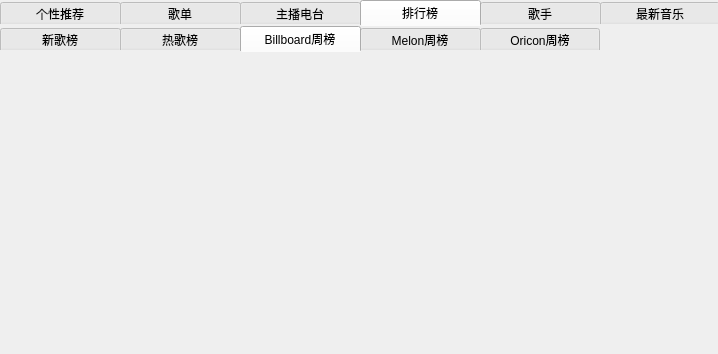
<?xml version="1.0" encoding="UTF-8"?>
<ui version="4.0">
 <class>FindMusicWidget</class>
 <widget class="QWidget" name="FindMusicWidget">
  <property name="geometry">
   <rect>
    <x>0</x>
    <y>0</y>
    <width>718</width>
    <height>354</height>
   </rect>
  </property>
  <property name="sizePolicy">
   <sizepolicy hsizetype="Preferred" vsizetype="Preferred">
    <horstretch>0</horstretch>
    <verstretch>0</verstretch>
   </sizepolicy>
  </property>
  <property name="minimumSize">
   <size>
    <width>718</width>
    <height>354</height>
   </size>
  </property>
  <property name="maximumSize">
   <size>
    <width>718</width>
    <height>354</height>
   </size>
  </property>
  <property name="windowTitle">
   <string>Form</string>
  </property>
  <layout class="QHBoxLayout" name="horizontalLayout_3">
   <property name="leftMargin">
    <number>0</number>
   </property>
   <property name="topMargin">
    <number>0</number>
   </property>
   <property name="rightMargin">
    <number>0</number>
   </property>
   <property name="bottomMargin">
    <number>0</number>
   </property>
   <item>
    <widget class="QTabWidget" name="BaseWidget">
     <property name="autoFillBackground">
      <bool>true</bool>
     </property>
     <property name="styleSheet">
      <string notr="true">QTabWidget::pane{
	border:none;
}

QTabBar::tab{
	width:120px;
}</string>
     </property>
     <property name="tabPosition">
      <enum>QTabWidget::North</enum>
     </property>
     <property name="tabShape">
      <enum>QTabWidget::Rounded</enum>
     </property>
     <property name="currentIndex">
      <number>3</number>
     </property>
     <property name="elideMode">
      <enum>Qt::ElideNone</enum>
     </property>
     <property name="usesScrollButtons">
      <bool>false</bool>
     </property>
     <property name="documentMode">
      <bool>false</bool>
     </property>
     <property name="tabsClosable">
      <bool>false</bool>
     </property>
     <property name="movable">
      <bool>false</bool>
     </property>
     <property name="tabBarAutoHide">
      <bool>true</bool>
     </property>
     <widget class="DisplayResult" name="Recommend">
      <attribute name="title">
       <string>个性推荐</string>
      </attribute>
     </widget>
     <widget class="QWidget" name="MusicTable">
      <attribute name="title">
       <string>歌单</string>
      </attribute>
     </widget>
     <widget class="QWidget" name="TVWidget">
      <attribute name="title">
       <string>主播电台</string>
      </attribute>
     </widget>
     <widget class="QWidget" name="RankWidget">
      <attribute name="title">
       <string>排行榜</string>
      </attribute>
      <layout class="QHBoxLayout" name="horizontalLayout_4">
       <property name="spacing">
        <number>0</number>
       </property>
       <property name="leftMargin">
        <number>0</number>
       </property>
       <property name="topMargin">
        <number>0</number>
       </property>
       <property name="rightMargin">
        <number>0</number>
       </property>
       <property name="bottomMargin">
        <number>0</number>
       </property>
       <item>
        <widget class="QTabWidget" name="InRankWidget">
         <property name="currentIndex">
          <number>2</number>
         </property>
         <widget class="DisplayResult" name="NewSongRank">
          <attribute name="title">
           <string>新歌榜</string>
          </attribute>
         </widget>
         <widget class="DisplayResult" name="HotSongRank">
          <attribute name="title">
           <string>热歌榜</string>
          </attribute>
         </widget>
         <widget class="DisplayResult" name="BillboardRank">
          <attribute name="title">
           <string>Billboard周榜</string>
          </attribute>
         </widget>
         <widget class="DisplayResult" name="MelonRank">
          <attribute name="title">
           <string>Melon周榜</string>
          </attribute>
         </widget>
         <widget class="DisplayResult" name="OriconRank">
          <attribute name="title">
           <string>Oricon周榜</string>
          </attribute>
         </widget>
        </widget>
       </item>
      </layout>
     </widget>
     <widget class="QWidget" name="SingerWidget">
      <attribute name="title">
       <string>歌手</string>
      </attribute>
     </widget>
     <widget class="QWidget" name="NewMusicWidget">
      <attribute name="title">
       <string>最新音乐</string>
      </attribute>
      <layout class="QHBoxLayout" name="horizontalLayout">
       <property name="spacing">
        <number>0</number>
       </property>
       <property name="leftMargin">
        <number>0</number>
       </property>
       <property name="topMargin">
        <number>0</number>
       </property>
       <property name="rightMargin">
        <number>0</number>
       </property>
       <property name="bottomMargin">
        <number>0</number>
       </property>
       <item>
        <layout class="QVBoxLayout" name="verticalLayout">
         <item>
          <widget class="QWidget" name="widget" native="true">
           <layout class="QHBoxLayout" name="horizontalLayout_2">
            <item>
             <spacer name="horizontalSpacer">
              <property name="orientation">
               <enum>Qt::Horizontal</enum>
              </property>
              <property name="sizeHint" stdset="0">
               <size>
                <width>168</width>
                <height>20</height>
               </size>
              </property>
             </spacer>
            </item>
            <item>
             <widget class="QPushButton" name="pushButton">
              <property name="text">
               <string>新歌上架</string>
              </property>
             </widget>
            </item>
            <item>
             <spacer name="horizontalSpacer_2">
              <property name="orientation">
               <enum>Qt::Horizontal</enum>
              </property>
              <property name="sizeHint" stdset="0">
               <size>
                <width>169</width>
                <height>20</height>
               </size>
              </property>
             </spacer>
            </item>
            <item>
             <widget class="QPushButton" name="pushButton_2">
              <property name="text">
               <string> 新碟上架</string>
              </property>
             </widget>
            </item>
            <item>
             <spacer name="horizontalSpacer_3">
              <property name="orientation">
               <enum>Qt::Horizontal</enum>
              </property>
              <property name="sizeHint" stdset="0">
               <size>
                <width>168</width>
                <height>20</height>
               </size>
              </property>
             </spacer>
            </item>
           </layout>
          </widget>
         </item>
         <item>
          <widget class="QTabWidget" name="NewSongWidget">
           <property name="currentIndex">
            <number>0</number>
           </property>
           <widget class="DisplayResult" name="ALL">
            <attribute name="title">
             <string>全部</string>
            </attribute>
           </widget>
           <widget class="DisplayResult" name="China">
            <attribute name="title">
             <string>华语</string>
            </attribute>
           </widget>
           <widget class="DisplayResult" name="English">
            <attribute name="title">
             <string>欧美</string>
            </attribute>
           </widget>
           <widget class="DisplayResult" name="Korea">
            <attribute name="title">
             <string>韩国</string>
            </attribute>
           </widget>
           <widget class="DisplayResult" name="Japan">
            <attribute name="title">
             <string>日本</string>
            </attribute>
           </widget>
          </widget>
         </item>
        </layout>
       </item>
      </layout>
     </widget>
    </widget>
   </item>
  </layout>
 </widget>
 <customwidgets>
  <customwidget>
   <class>DisplayResult</class>
   <extends>QWidget</extends>
   <header location="global">displayresult.h</header>
   <container>1</container>
  </customwidget>
 </customwidgets>
 <resources/>
 <connections/>
</ui>
